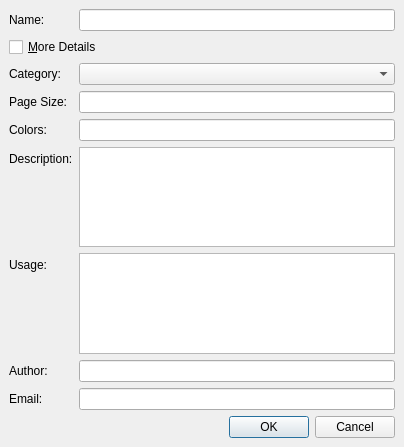
<?xml version="1.0" encoding="UTF-8"?>
<ui version="4.0">
 <class>SATDialogBase</class>
 <widget class="QDialog" name="SATDialogBase">
  <property name="geometry">
   <rect>
    <x>0</x>
    <y>0</y>
    <width>404</width>
    <height>447</height>
   </rect>
  </property>
  <property name="windowTitle">
   <string>Save as Template</string>
  </property>
  <layout class="QFormLayout" name="formLayout">
   <property name="leftMargin">
    <number>9</number>
   </property>
   <property name="topMargin">
    <number>9</number>
   </property>
   <property name="rightMargin">
    <number>9</number>
   </property>
   <property name="bottomMargin">
    <number>9</number>
   </property>
   <item row="0" column="0">
    <widget class="QLabel" name="label">
     <property name="text">
      <string>Name:</string>
     </property>
    </widget>
   </item>
   <item row="0" column="1">
    <widget class="QLineEdit" name="nameEdit">
     <property name="toolTip">
      <string>Name of the document template</string>
     </property>
    </widget>
   </item>
   <item row="1" column="0" colspan="2">
    <widget class="QCheckBox" name="detailButton">
     <property name="toolTip">
      <string>Show more details to describe the document template</string>
     </property>
     <property name="text">
      <string>&amp;More Details</string>
     </property>
    </widget>
   </item>
   <item row="2" column="0">
    <widget class="QLabel" name="catsLabel">
     <property name="text">
      <string>Category:</string>
     </property>
    </widget>
   </item>
   <item row="2" column="1">
    <widget class="QComboBox" name="catsCombo">
     <property name="toolTip">
      <string>Category of the document template</string>
     </property>
    </widget>
   </item>
   <item row="3" column="0">
    <widget class="QLabel" name="psizeLabel">
     <property name="text">
      <string>Page Size:</string>
     </property>
    </widget>
   </item>
   <item row="3" column="1">
    <widget class="QLineEdit" name="psizeEdit">
     <property name="toolTip">
      <string>Page size of the document template</string>
     </property>
    </widget>
   </item>
   <item row="4" column="0">
    <widget class="QLabel" name="colorsLabel">
     <property name="text">
      <string>Colors:</string>
     </property>
    </widget>
   </item>
   <item row="4" column="1">
    <widget class="QLineEdit" name="colorsEdit">
     <property name="toolTip">
      <string>Description of the color format of the document, or some hints regarding colors used</string>
     </property>
    </widget>
   </item>
   <item row="5" column="0">
    <widget class="QLabel" name="descrLabel">
     <property name="text">
      <string>Description:</string>
     </property>
    </widget>
   </item>
   <item row="5" column="1">
    <widget class="QTextEdit" name="descrEdit">
     <property name="sizePolicy">
      <sizepolicy hsizetype="Expanding" vsizetype="Expanding">
       <horstretch>0</horstretch>
       <verstretch>0</verstretch>
      </sizepolicy>
     </property>
     <property name="toolTip">
      <string>Description of the document template</string>
     </property>
    </widget>
   </item>
   <item row="6" column="0">
    <widget class="QLabel" name="usageLabel">
     <property name="text">
      <string>Usage:</string>
     </property>
    </widget>
   </item>
   <item row="6" column="1">
    <widget class="QTextEdit" name="usageEdit">
     <property name="sizePolicy">
      <sizepolicy hsizetype="Expanding" vsizetype="Expanding">
       <horstretch>0</horstretch>
       <verstretch>0</verstretch>
      </sizepolicy>
     </property>
     <property name="toolTip">
      <string>Planned usage of the document template</string>
     </property>
    </widget>
   </item>
   <item row="7" column="0">
    <widget class="QLabel" name="authorLabel">
     <property name="text">
      <string>Author:</string>
     </property>
    </widget>
   </item>
   <item row="7" column="1">
    <widget class="QLineEdit" name="authorEdit">
     <property name="toolTip">
      <string>Author of the document template</string>
     </property>
    </widget>
   </item>
   <item row="8" column="0">
    <widget class="QLabel" name="emailLabel">
     <property name="text">
      <string>Email:</string>
     </property>
    </widget>
   </item>
   <item row="8" column="1">
    <widget class="QLineEdit" name="emailEdit">
     <property name="toolTip">
      <string>Email address of the author of the document template</string>
     </property>
    </widget>
   </item>
   <item row="9" column="0" colspan="2">
    <widget class="QDialogButtonBox" name="buttonBox">
     <property name="orientation">
      <enum>Qt::Horizontal</enum>
     </property>
     <property name="standardButtons">
      <set>QDialogButtonBox::Cancel|QDialogButtonBox::Ok</set>
     </property>
    </widget>
   </item>
  </layout>
 </widget>
 <resources/>
 <connections>
  <connection>
   <sender>buttonBox</sender>
   <signal>accepted()</signal>
   <receiver>SATDialogBase</receiver>
   <slot>accept()</slot>
   <hints>
    <hint type="sourcelabel">
     <x>248</x>
     <y>254</y>
    </hint>
    <hint type="destinationlabel">
     <x>157</x>
     <y>274</y>
    </hint>
   </hints>
  </connection>
  <connection>
   <sender>buttonBox</sender>
   <signal>rejected()</signal>
   <receiver>SATDialogBase</receiver>
   <slot>reject()</slot>
   <hints>
    <hint type="sourcelabel">
     <x>316</x>
     <y>260</y>
    </hint>
    <hint type="destinationlabel">
     <x>286</x>
     <y>274</y>
    </hint>
   </hints>
  </connection>
 </connections>
</ui>
